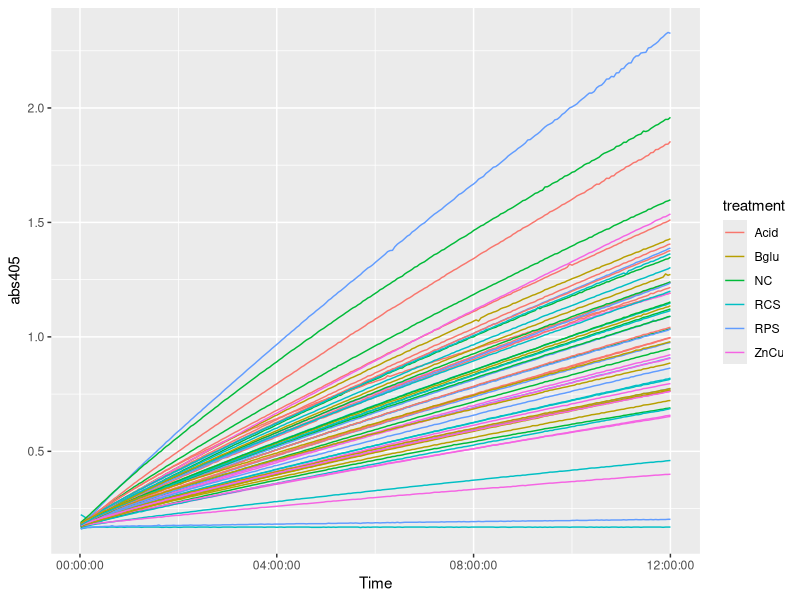
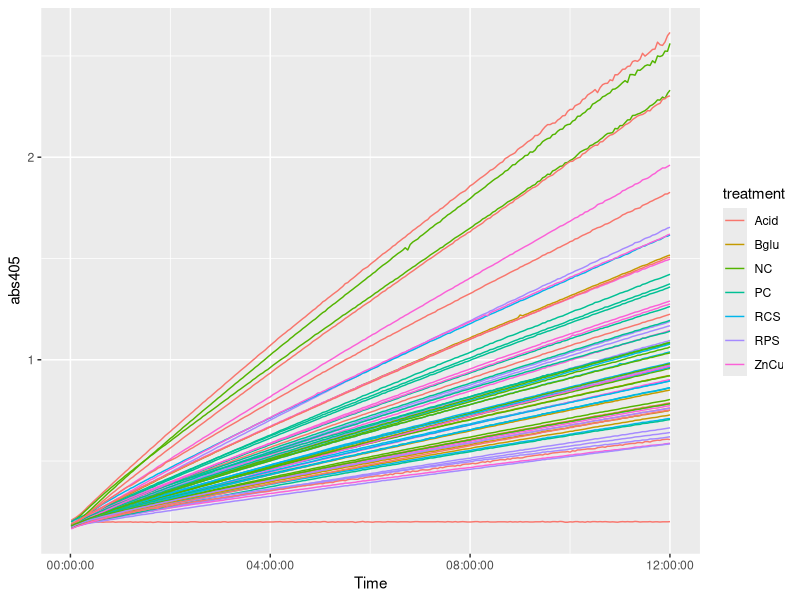
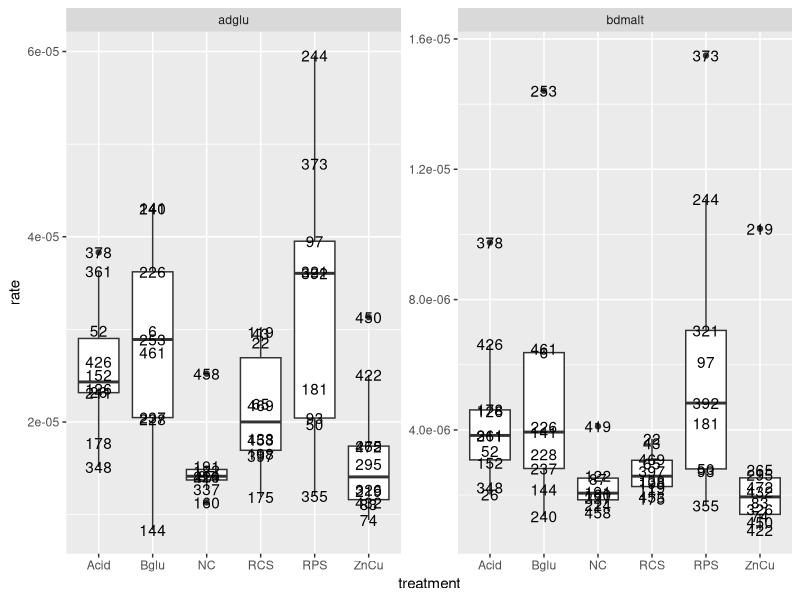
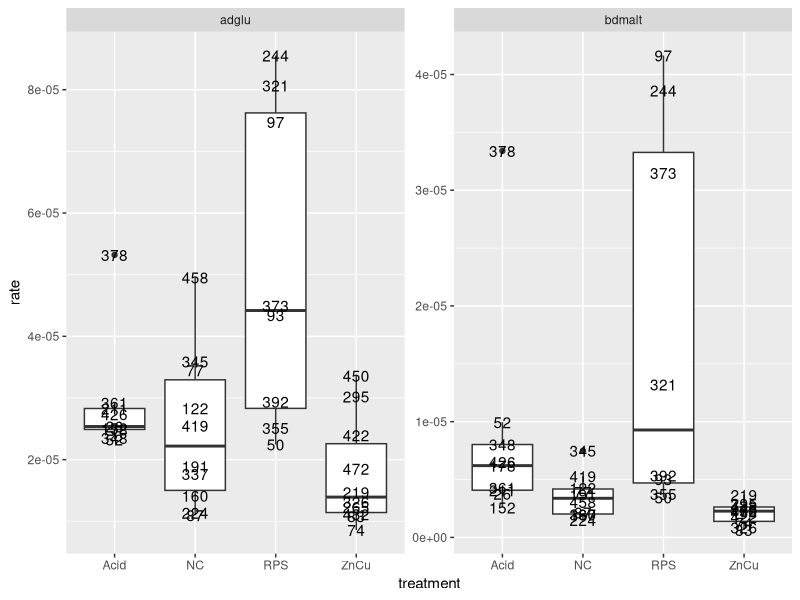
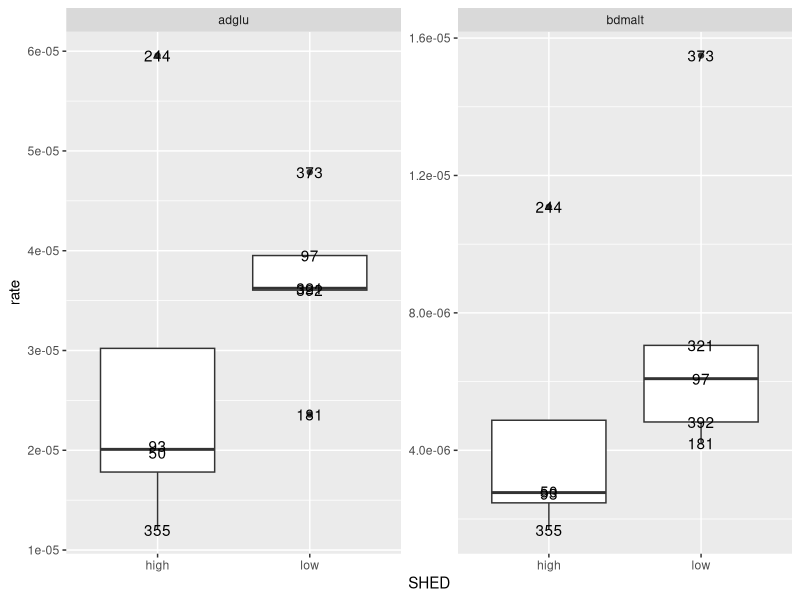
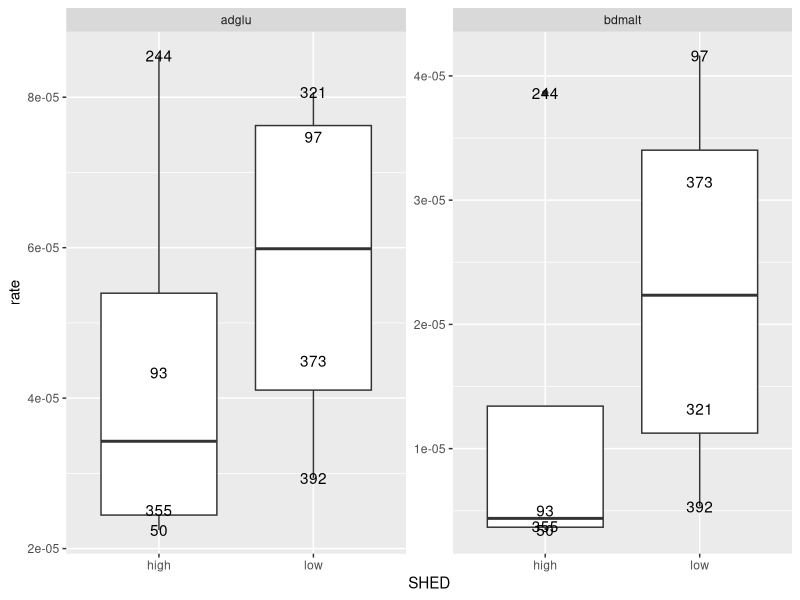
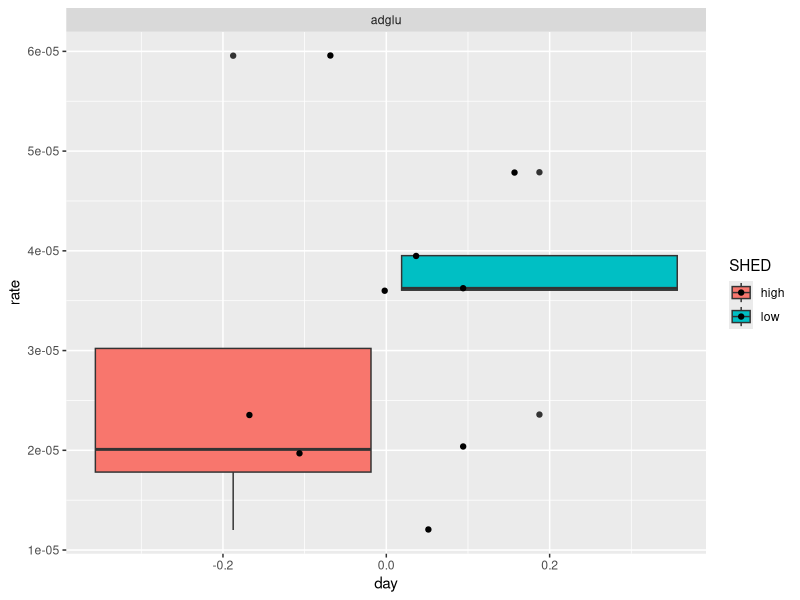
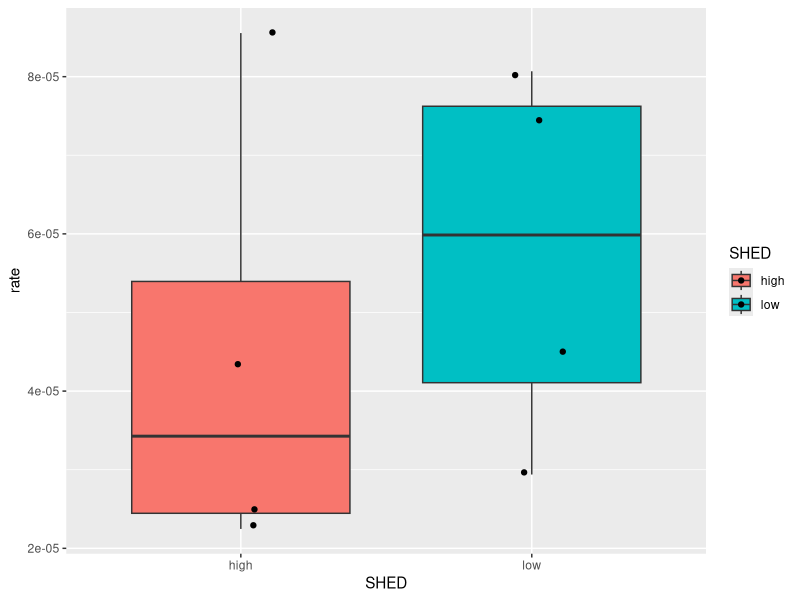

These charts were generated, in order, by the following R code:
setwd('~/FS12/prot/')



library(tidyverse)



pull_rsq <- function(model){
  summary(model)$r.squared
}

mod_fun <- function(df){
  lm(data=df, formula = abs405~secs)
}

extract_secs <- function(model){
  
  model %>%
    broom::tidy() %>% 
    filter(term == 'secs') %>% 
    pull(estimate)
}

treats <- read_csv('FS12_treatments.csv')

p1 <- read_csv('NN_SalN_AD_GLU.csv')
p11 <- read_csv('Plate1_adglu_bdmalt.csv')
p11_met <- read_csv('p1_adglu_bdmalt_met.csv')


p11_met <- merge(p11_met, treats, by = 'pig') %>% mutate(pen=pen.y) %>% select(-pen.x, -pen.y)








d2t <- read_csv('FS12_diet_treat_map.csv')

FS12a_meta <- read_csv('FS12a_meta.csv')
FS12a_meta <- merge(FS12a_meta, d2t, by = 'diet')

treats <- merge(treats, d2t, by = 'diet')


p1_met <- read_csv('NN_SalN_96to100map.csv')

p1_tmp <- merge(p1_met, FS12a_meta, by = 'pen')
NN_meta <- p1_tmp %>% mutate(pig=pig.y) %>% select(-pig.x, -pig.y)
SN_meta <- merge(p1_met, treats, by='pig') %>% mutate(pen=pen.y) %>% select(-pen.x, -pen.y)











p1.g <- p1 %>% gather(key=well, value=abs405, -Time) %>% filter(well !='Blank')
p1.g$substrate <- 'AD_glu'

NN_meta <- NN_meta[,match(colnames(SN_meta) ,colnames(NN_meta))]
NN_meta$exp <- 'FS12a'
SN_meta$exp <- 'FS12b'


N_meta <- rbind(NN_meta, SN_meta)


p1_all <- merge(p1.g, N_meta, by='well')

as.numeric(p1_all$Time)
lubridate::seconds(p1_all$Time)

# p1 is necropsy data, prob cec_cont from both the nursury necropsy as well as the salmonella necropsy

p1_all %>% filter(exp == 'FS12b', treatment != 'Malto') %>% ggplot(aes(x=Time, y=abs405, group=well)) + geom_line(aes(color=treatment))
p1_all %>% filter(exp == 'FS12a') %>% ggplot(aes(x=Time, y=abs405, group=well)) + geom_line(aes(color=treatment))


unique(p1_all$substrate)
unique(p1_all$treatment)
unique(p1_all$exp)
unique(p1_all$substrate)

# P11 is fecal data from D0 and D2 from FS12b only


p11.g <- p11 %>% gather(key=well, value=abs405, -Time) %>% filter(well !='Blank') 
p11_all <- merge(p11.g, p11_met, by = 'well') %>% filter(pig !=101) %>%
  select(-diet, -birth_weight) %>% 
  left_join(treats) %>% 
  mutate(secs=as.numeric(Time))






TEST <- p11_all %>% group_by(pig, day, treatment, substrate) %>% nest() %>% 
  mutate(model=map(data, mod_fun), 
         rate= map_dbl(model, extract_secs),
         rsq=map_dbl(model, pull_rsq)) %>% 
  select(-data, -model)


TEST %>%filter(day==0) %>%  ggplot(aes(x=treatment, y=rate)) +
  geom_boxplot() + geom_text(aes(label=pig))+
  facet_wrap(~substrate, scales = 'free')
  

TEST %>%filter(day==2) %>%  ggplot(aes(x=treatment, y=rate)) +
  geom_boxplot() + geom_text(aes(label=pig))+
  facet_wrap(~substrate, scales = 'free')


TEST$SHED <- ifelse(TEST$pig %in% c(373,321,181,392,97), 'low', 'high')



TEST %>%filter(day==0 & treatment == 'RPS') %>%  ggplot(aes(x=SHED, y=rate)) +
  geom_boxplot() + geom_text(aes(label=pig))+
  facet_wrap(~substrate, scales = 'free')



TEST %>%filter(day==2 & treatment == 'RPS') %>%  ggplot(aes(x=SHED, y=rate)) +
  geom_boxplot() + geom_text(aes(label=pig))+
  facet_wrap(~substrate, scales = 'free')






TEST %>% ungroup() %>% filter(substrate=='adglu'& treatment =='RPS' & day == 0) %>% 
  mutate(day_shed= paste(day, SHED, sep = '_')) %>% 
  ggplot(aes(x=day, y=rate, fill=SHED, group=day_shed)) +
  geom_boxplot() + geom_jitter(width = .2)+
  facet_wrap(~substrate, scales = 'free')



TEST %>% 
  ungroup() %>%
  filter(substrate=='adglu'& treatment =='RPS' & day == 2) %>% 
  ggplot(aes(x=SHED, y=rate, fill=SHED)) +
  geom_boxplot(outlier.color=NA) + geom_jitter(width = .2)






TEST %>% ungroup() %>% filter(substrate=='adglu') %>% 
  group_by(day) %>% nest()
# 
# TEST$data[[190]] %>% ggplot(aes(x=secs, y=abs405)) + geom_line()

# 
# broom::tidy(lm(data = TEST$data[[190]], formula = abs405~secs) )
# 
# 
# check <- summary(lm(data = TEST$data[[190]], formula = abs405~secs))
# 
# check$coefficients
# 




#
  
  
  
  


colnames(p11_all)



unique(p11_all$pig)
p11_all$diet


p11_all %>% filter(day == 0, substrate =='adglu') %>% ggplot(aes(x=Time, y=abs405, group=well)) + geom_line(aes(color=treatment))
p11_all %>% filter(day == 2, substrate =='adglu') %>% ggplot(aes(x=Time, y=abs405, group=well)) + geom_line(aes(color=treatment))


p11_all %>% filter(day == 0, substrate =='bdmalt') %>% ggplot(aes(x=Time, y=abs405, group=well)) + geom_line(aes(color=treatment))
p11_all %>% filter(day == 2, substrate =='bdmalt') %>% ggplot(aes(x=Time, y=abs405, group=well)) + geom_line(aes(color=treatment))

